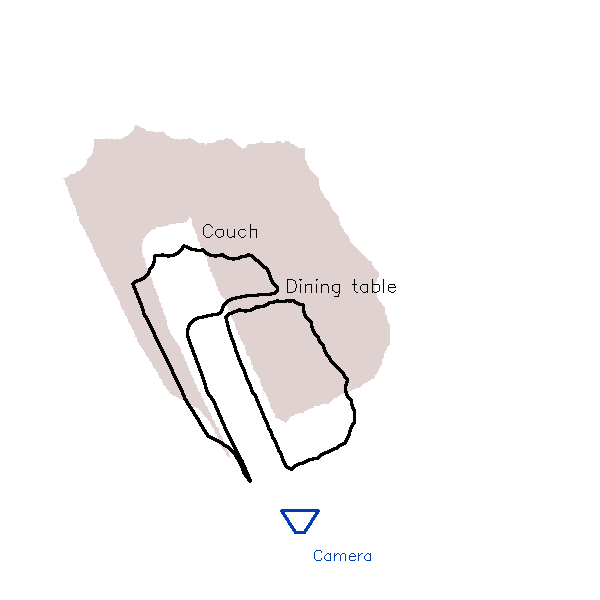
#> input picture python/robot_commander/integration_tests/stencil_map.png, 600 x 600 px, found by its file name
$ python mock_environment.py
#> lines starting #> are read from the running program, lines starting #| are printed output that depends on the picture; after the words box and inside, x2 and y2 are one past the last pixel; in counts of white or black regions, pixels touching at a corner belong together
from pathlib import Path

import cv2
import numpy as np

from robot_commander.map_building.map_coordinates import _MAP_W, _MAP_H

_STENCIL_PATH = Path("plots/output/stencil_map.png")
_OBSTACLES_PATH = Path(__file__).parent / "obstacles.png"
_OBSTACLE_RADIUS_PX = 10


def main():
    if not _STENCIL_PATH.exists():
        print(f"Stencil map not found at {_STENCIL_PATH}. Run build_stencil_map.py first.")
        return

    background = cv2.imread(str(_STENCIL_PATH))
#> background is the input picture: shape (600, 600, 3); mean B, G, R 245.3, 245.2, 247.2
    obstacles = np.zeros((_MAP_H, _MAP_W), dtype=np.uint8)

    if _OBSTACLES_PATH.exists():
        loaded = cv2.imread(str(_OBSTACLES_PATH), cv2.IMREAD_GRAYSCALE)
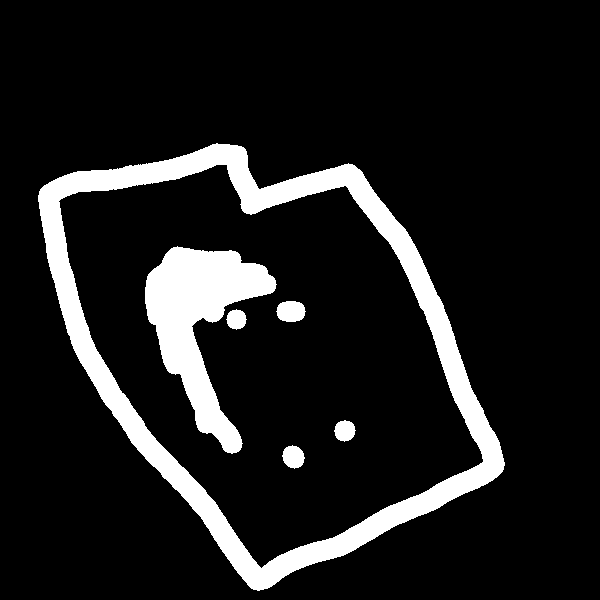
#> input picture python/robot_commander/agent/obstacles.png, 600 x 600 px
#> loaded: shape (600, 600); 11.6% white; 6 white regions, box (x1, y1, x2, y2) and area: (38, 143, 505, 591) 28942, (145, 246, 277, 454) 11401, (276, 301, 306, 322) 506, (282, 445, 305, 469) 398, (334, 420, 356, 442) 353, (226, 309, 247, 330) 317
        if loaded is not None and loaded.shape == obstacles.shape:
            obstacles = loaded
            print(f"Loaded existing obstacles from {_OBSTACLES_PATH}")

    painting = False

    def on_mouse(event, x, y, flags, param):
        nonlocal painting
        if event == cv2.EVENT_LBUTTONDOWN:
            painting = True
        elif event == cv2.EVENT_LBUTTONUP:
            painting = False
        if painting and event in (cv2.EVENT_LBUTTONDOWN, cv2.EVENT_MOUSEMOVE):
            cv2.circle(obstacles, (x, y), _OBSTACLE_RADIUS_PX, 255, -1)

    cv2.namedWindow("Mock Environment")
    cv2.setMouseCallback("Mock Environment", on_mouse)

    print("Left-click/drag to add obstacles.")
    print("  's' — save  |  'c' — clear  |  'q' — quit")

    while True:
        canvas = background.copy()
        canvas[obstacles > 0] = (0, 0, 200)
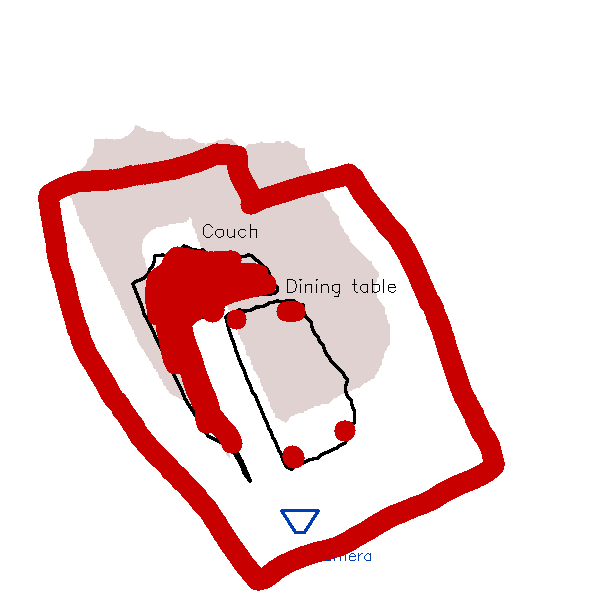
#> canvas: shape (600, 600, 3); 11.64% of pixels changed, all inside (x1, y1, x2, y2) = (38, 143, 505, 591)
        cv2.imshow("Mock Environment", canvas)

        key = cv2.waitKey(30) & 0xFF
#> (key q is pressed here)
        if key == ord('q'):
            break
        elif key == ord('s'):
            cv2.imwrite(str(_OBSTACLES_PATH), obstacles)
            print(f"Saved obstacles to {_OBSTACLES_PATH}")
        elif key == ord('c'):
            obstacles[:] = 0
            print("Cleared all obstacles")

    cv2.destroyAllWindows()


if __name__ == "__main__":
    main()
